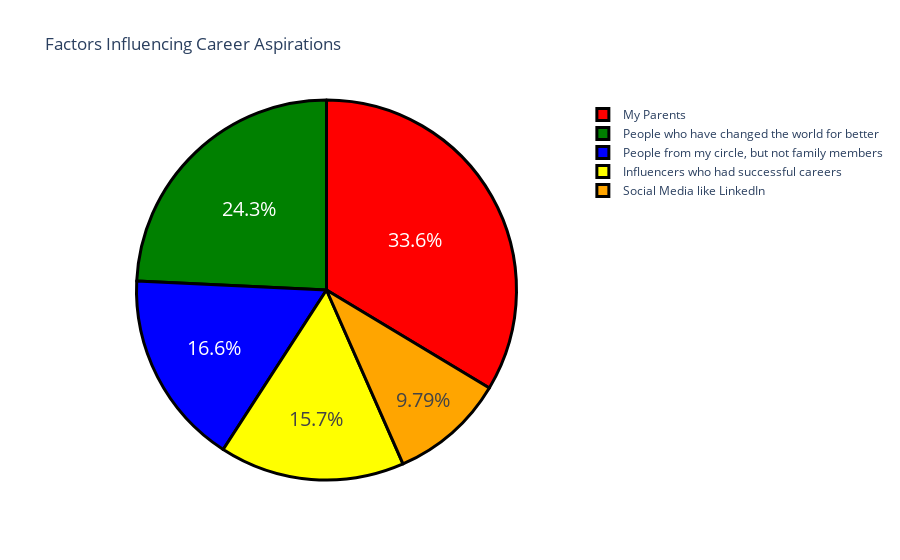

Notebook cell for this chart:
### Markdown cell above
Influnce by Carrer Aspiration

### Code cell
#factors influnce by carrer aspiration
### Get the value counts for the 'Which of the below factors influence the most about your career aspirations ?' column
from turtle import title


q1=df['Which of the below factors influence the most about your career aspirations ?'].value_counts()

#Extracting labels and counnts for pie
labels=q1.index
count=q1.values

## Define colors for the pie chart
colors=['red','green','blue','yellow','orange']

## Create the pie chart figure
fig= go.Figure(data=[go.Pie(labels=labels,values=count)])

#updating the traces and layout
fig.update_layout(title='Factors Influencing Career Aspirations')
fig.update_traces(hoverinfo='label+value',textinfo='percent',textfont_size=20,
                  marker=dict(colors=colors,
                              line=dict(color='black',width=3)))


#Displaying the plot
fig.show()

### Figure 1 — Plotly figure (JSON) as saved in the notebook; plotly's stock layout.template omitted (floating-point values rounded to 4 significant figures)
{"data": [{"hoverinfo": "label+value", "labels": ["My Parents", "People who have changed the world for better", "People from my circle, but not family members", "Influencers who had successful careers", "Social Media like LinkedIn"], "marker": {"colors": ["red", "green", "blue", "yellow", "orange"], "line": {"color": "black", "width": 3}}, "textfont": {"size": 20}, "textinfo": "percent", "type": "pie", "values": [79, 57, 39, 37, 23]}], "layout": {"title": {"text": "Factors Influencing Career Aspirations"}}}
